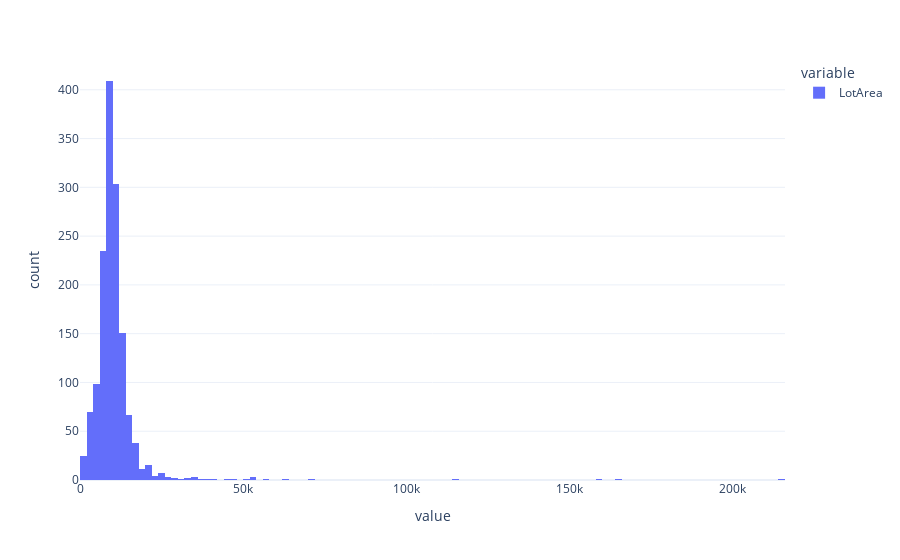

Here is the notebook cell this chart was saved with:
### Code cell
px.histogram(df.LotArea)

### Figure 1 — Plotly figure (JSON) as saved in the notebook; plotly's stock layout.template omitted (floating-point values rounded to 4 significant figures; data arrays with more than 128 entries replaced by an {"elided": "..."} marker saying what was removed)
{"data": [{"alignmentgroup": "True", "bingroup": "x", "hovertemplate": "variable=LotArea<br>value=%{x}<br>count=%{y}<extra></extra>", "legendgroup": "LotArea", "marker": {"color": "#636efa"}, "name": "LotArea", "offsetgroup": "LotArea", "orientation": "v", "showlegend": true, "type": "histogram", "x": {"elided": "1460 int values"}, "xaxis": "x", "yaxis": "y"}], "layout": {"barmode": "relative", "legend": {"title": {"text": "variable"}, "tracegroupgap": 0}, "margin": {"t": 60}, "xaxis": {"anchor": "y", "domain": [0, 1], "title": {"text": "value"}}, "yaxis": {"anchor": "x", "domain": [0, 1], "title": {"text": "count"}}}}
